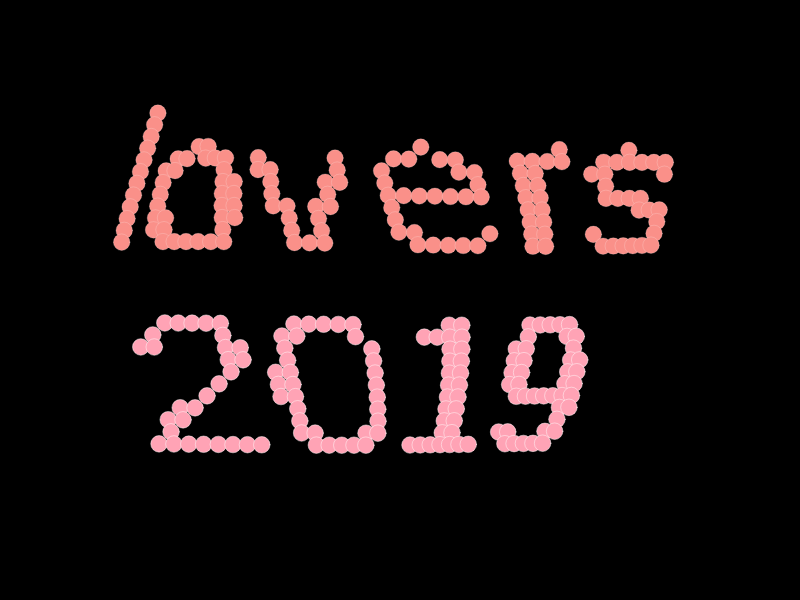
Frame 1 (no input)
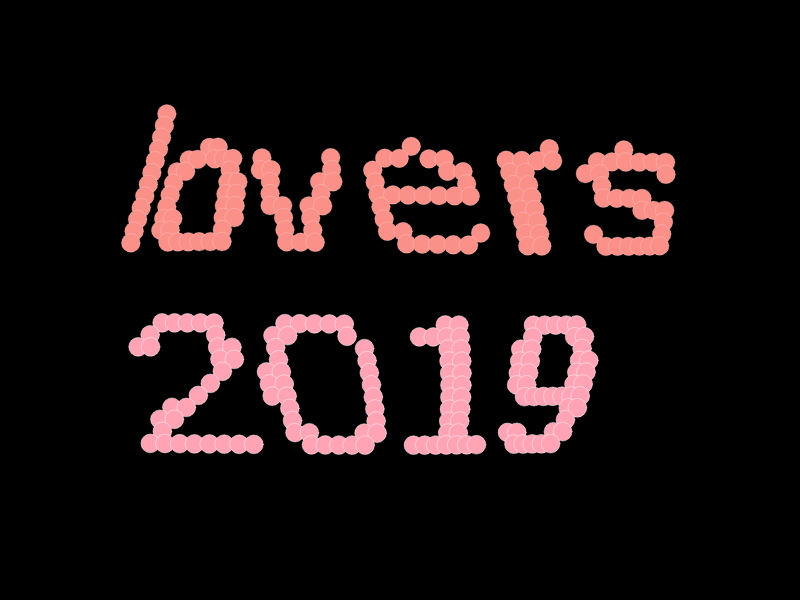
Frame 60 (no input)
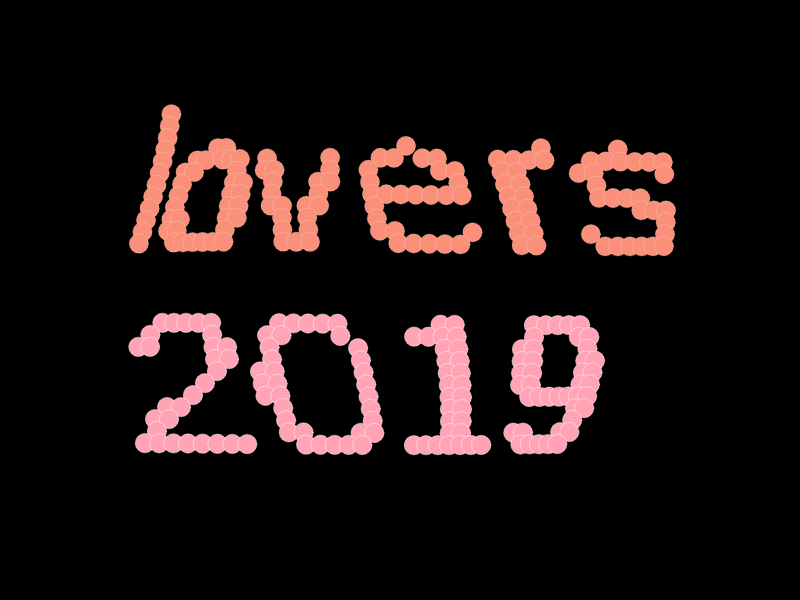
Frame 120 (the mouse pressed at the canvas centre since frame 60)

The p5.js sketch that drew these frames (run headless with seeded random() and noise() and a simulated clock; from frame 60 on, the mouse is pressed at the canvas centre):

// p5.js sketch
// ── sketch.js
var pg;
var tileWidth = 3;
var tileHeight = 3;
var gap = 12;
var t = 'lovers';
var t2 = '2019';

function setup() {
  createCanvas(800, 600, P2D);

  // 가상의 캔버스 생성
  pg = createGraphics(width,height);
  // 가상의 캔버스안에 텍스트를 그린다
  pg.background(255);
  pg.textSize(width*0.25);
  pg.textAlign(LEFT,TOP);
  pg.text(t,120,100);

  pg2 = createGraphics(width,height);
  // 가상의 캔버스안에 텍스트를 그린다
  pg2.background(255);
  pg2.textSize(width*0.25);
  pg2.textAlign(LEFT,TOP);
  pg2.text(t2,150,300);
}

function draw() {
  background(0);

  var startX = 120;
  var startY = 100;
  var w = pg.textWidth(t);
  var h = height*0.3;
  var rand = random(8, 20);
  // 각 타일 위치마다
  // fill(255, 190, 241);
  // fill(231, 139, 144);
  // fill(251,140,152);
  // fill(248, 144, 165);

  // noStroke();
  // var rdm = map(sin(random(0, 10)), -1, 1, 5, 20);
  // console.log(rdm);
  fill(250, 144, random(120,200));
  stroke(255, 50);
  for(var y=startY; y<startY+h; y+=gap){
    for(var x=startX; x<startX+w; x+=gap){
      var c = pg.get(x,y);
      if(brightness(c) < 5){
        var off = frameCount * 0.1 + (x+y)*0.01;
        var dx = x + sin(off)*gap*2.5;
        var dy = y + sin(off)*gap*0.2;
        ellipse(dx,dy,rand, rand);
      }
    }
  }

  var startX2 = 150;
  var startY2 = 300;
  var w2 = pg2.textWidth(t2);
  // fill(255, 128, 139);
  fill(255, 163, 181);
  // strokeWeight(random(5, 10));
  stroke(255, 120);
  // noStroke();
  for(var y=startY2; y<startY2+h; y+=gap){
    for(var x=startX2; x<startX2+w2; x+=gap){
      var c = pg2.get(x,y);
      // console.log();
      if(brightness(c) < 5){
        var off = frameCount * 0.1 + (x+y)*0.01;
        var dx = x + sin(off)*gap*2;
        var dy = y + sin(off)*gap*0.1;
        ellipse(dx,dy, rand, rand);
      }
    }
  }

}
